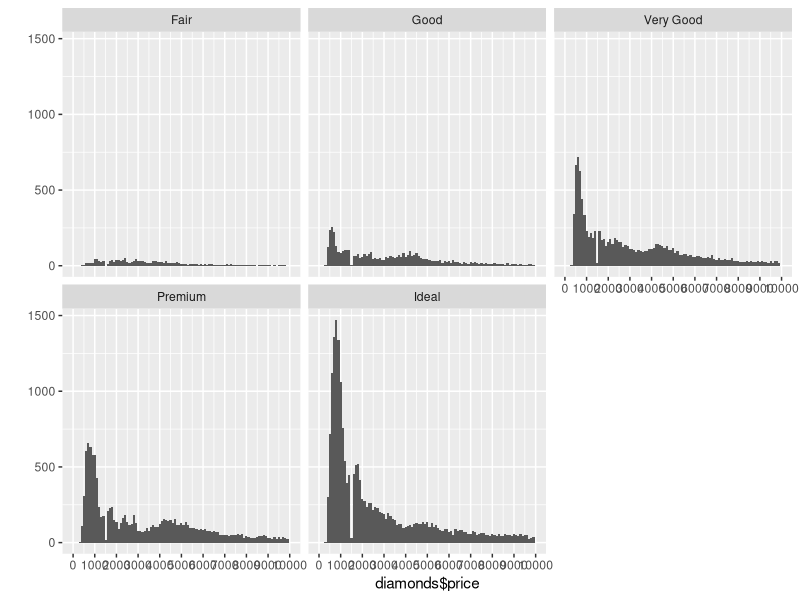
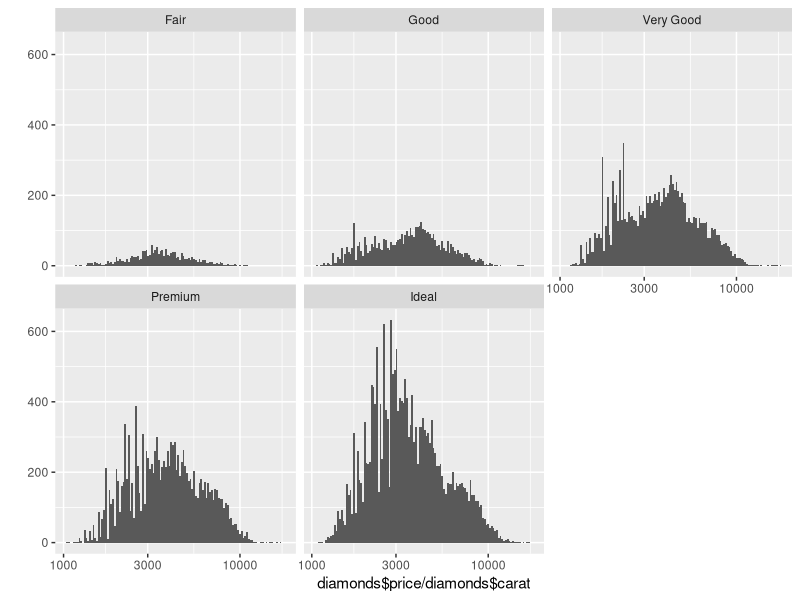
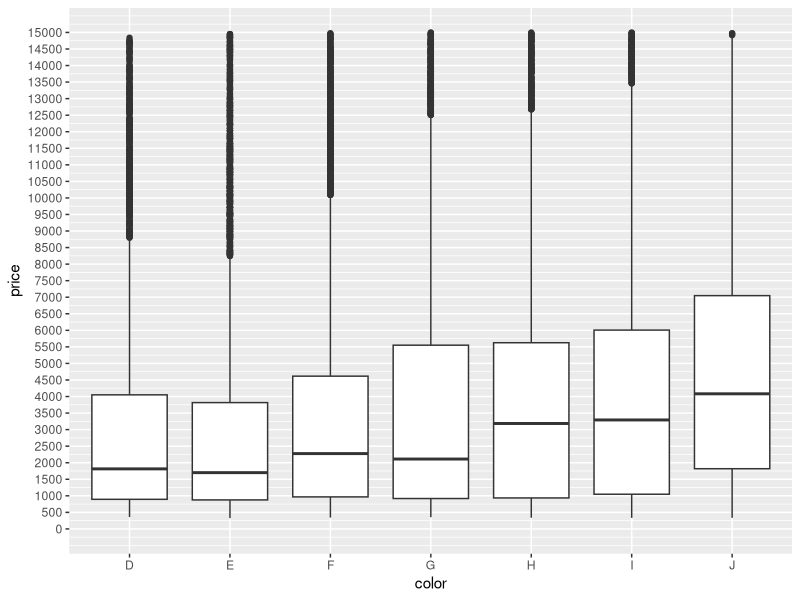
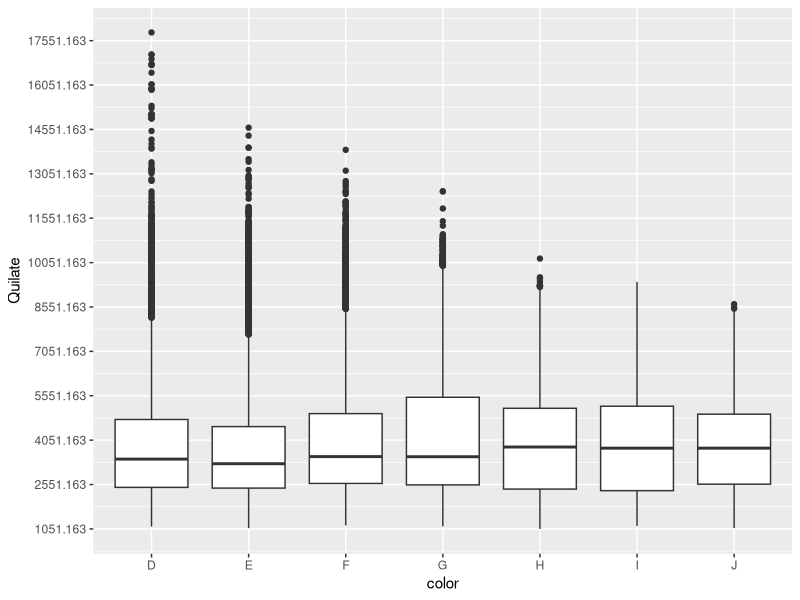
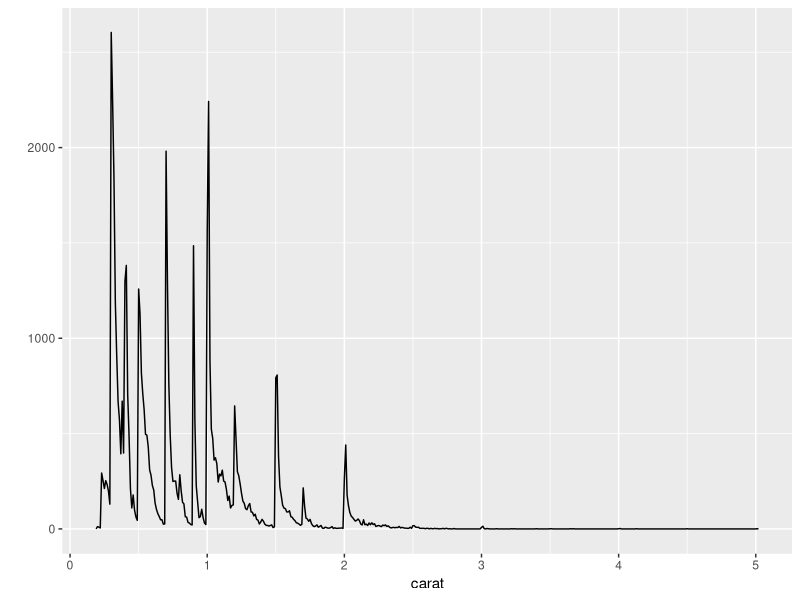
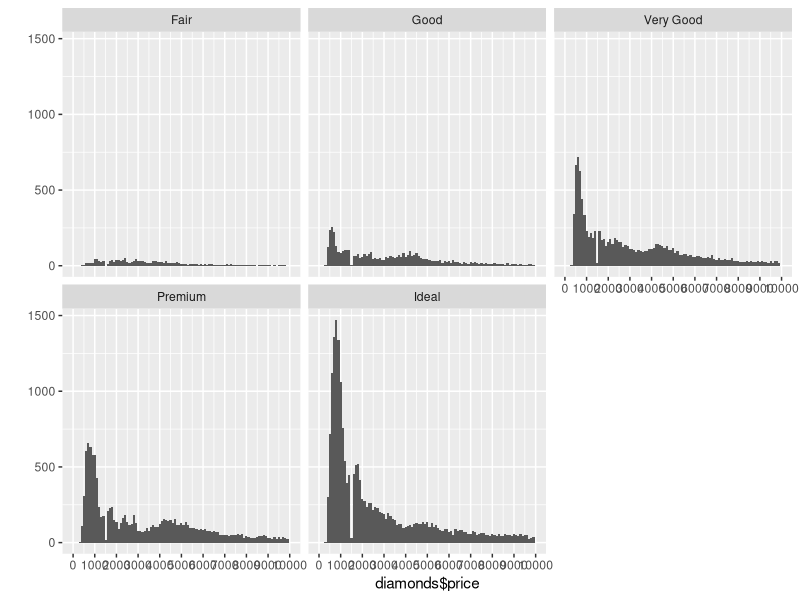
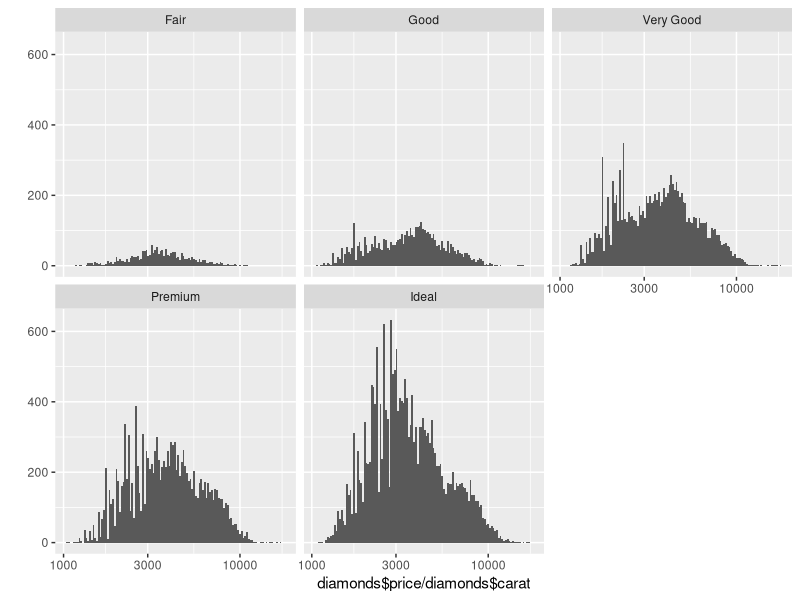

R code for these plots, in order:
getwd()
setwd('C:\\Users\\Anderson\\Documents\\UDACITY\\Nanodegree Data Scientist\\Aulas de R\\Diamonds\\Aula_R_Diamonds\\')
library(ggplot2)
data(diamonds)
summary(diamonds)
?diamonds
diamonds$color
qplot(x=diamonds$price,data=diamonds, binwidth= 100)+
  scale_x_continuous(breaks = seq(0,10000,1000),limits = c(0,10000))+
  facet_wrap(~cut)
ggsave('Diamonds_Price.png')
names(diamonds)
summary(diamonds$price)
sum(diamonds$price>=15000)

by(diamonds$price,diamonds$cut,summary)

qplot(x=diamonds$price / diamonds$carat,data=diamonds,binwidth=0.01)+
  scale_x_log10() +
  facet_wrap(~cut)
ggsave('Quilate.png')

#Plotando gráfico de CAIXA (BOXPLOT)
qplot(x = color, y = price, data = diamonds, geom = 'boxplot') +
  scale_y_continuous(limits = c(0, 15000), breaks = seq(0, 15000, 500))


q_max <- max(diamonds$price / diamonds$carat)
q_min <- min(diamonds$price / diamonds$carat)

qplot(x = color, y = price/carat, data = diamonds, geom = 'boxplot') +
  scale_y_continuous(limits = c(q_min,q_max), breaks = seq(q_min,q_max, 1500)) +
  ylab('Quilate')

by(diamonds$price,diamonds$color,summary)

#GRAFICO DE FREQUENCIA
qplot(x= carat,data= diamonds,geom = 'freqpoly',binwidth=0.01)
